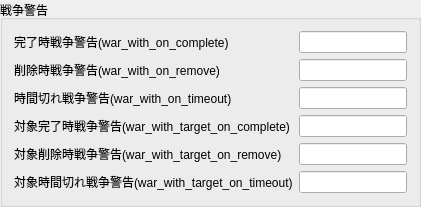
                <widget class="QGroupBox" name="groupWarWith">
                 <property name="title">
                  <string>戦争警告</string>
                 </property>
                 <layout class="QFormLayout" name="groupWarWithForm">
                  <item row="0" column="0">
                   <widget class="QLabel" name="labelWarWithOnComplete">
                    <property name="text">
                     <string>完了時戦争警告(war_with_on_complete)</string>
                    </property>
                   </widget>
                  </item>
                  <item row="0" column="1">
                   <widget class="QLineEdit" name="editWarWithOnComplete"/>
                  </item>
                  <item row="1" column="0">
                   <widget class="QLabel" name="labelWarWithOnRemove">
                    <property name="text">
                     <string>削除時戦争警告(war_with_on_remove)</string>
                    </property>
                   </widget>
                  </item>
                  <item row="1" column="1">
                   <widget class="QLineEdit" name="editWarWithOnRemove"/>
                  </item>
                  <item row="2" column="0">
                   <widget class="QLabel" name="labelWarWithOnTimeout">
                    <property name="text">
                     <string>時間切れ戦争警告(war_with_on_timeout)</string>
                    </property>
                   </widget>
                  </item>
                  <item row="2" column="1">
                   <widget class="QLineEdit" name="editWarWithOnTimeout"/>
                  </item>
                  <item row="3" column="0">
                   <widget class="QLabel" name="labelWarWithTargetOnComplete">
                    <property name="text">
                     <string>対象完了時戦争警告(war_with_target_on_complete)</string>
                    </property>
                   </widget>
                  </item>
                  <item row="3" column="1">
                   <widget class="QLineEdit" name="editWarWithTargetOnComplete"/>
                  </item>
                  <item row="4" column="0">
                   <widget class="QLabel" name="labelWarWithTargetOnRemove">
                    <property name="text">
                     <string>対象削除時戦争警告(war_with_target_on_remove)</string>
                    </property>
                   </widget>
                  </item>
                  <item row="4" column="1">
                   <widget class="QLineEdit" name="editWarWithTargetOnRemove"/>
                  </item>
                  <item row="5" column="0">
                   <widget class="QLabel" name="labelWarWithTargetOnTimeout">
                    <property name="text">
                     <string>対象時間切れ戦争警告(war_with_target_on_timeout)</string>
                    </property>
                   </widget>
                  </item>
                  <item row="5" column="1">
                   <widget class="QLineEdit" name="editWarWithTargetOnTimeout"/>
                  </item>
                 </layout>
                </widget>
